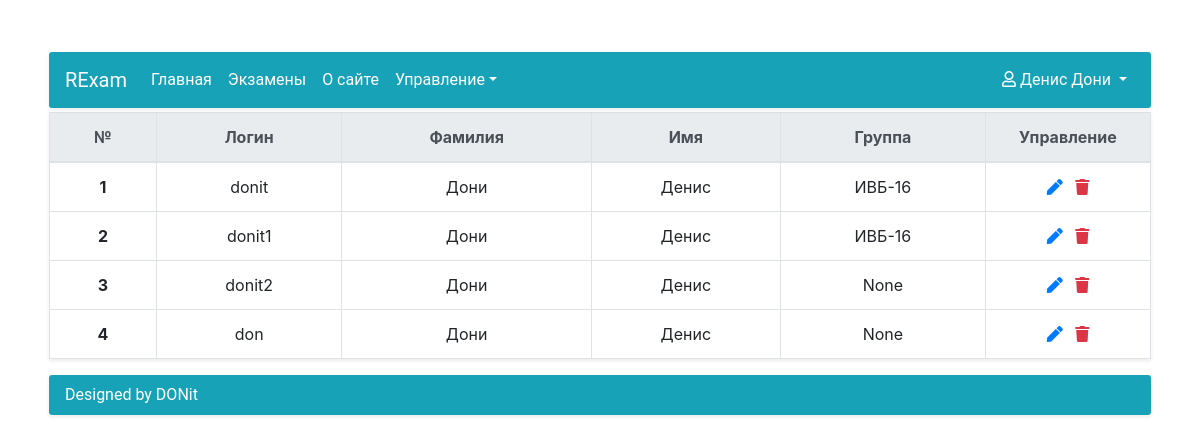
/account/user_list/ (signed in), run on an earlier commit of the app's database.
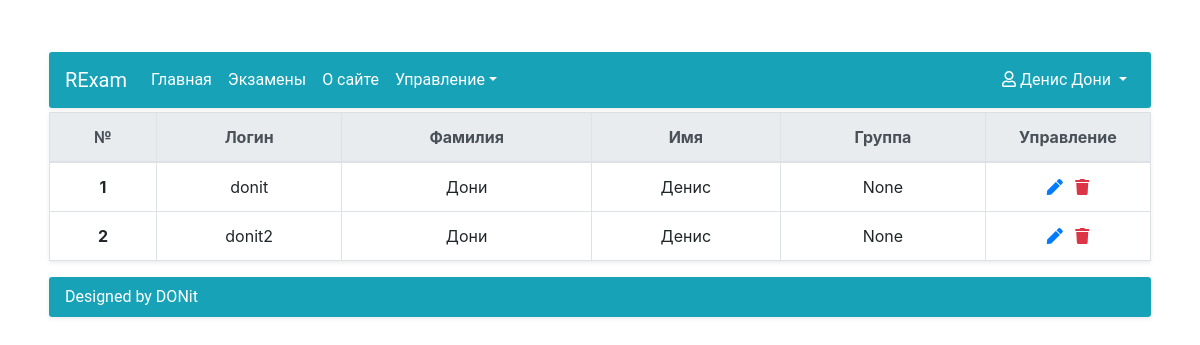
And on a later commit of the database.
### Accounts/models.py (models this page shows, shortened)
class UserAccount(AbstractUser):
    middle_name = models.CharField(max_length=20, blank=True, null=False, verbose_name=u'Отчество')
    study_group = models.ForeignKey(StudyGroup, on_delete=models.SET_NULL, null=True, blank=True)
    REQUIRED_FIELDS = ['email', 'first_name', 'last_name']
    class Meta:
        verbose_name = u'Пользователь'
        verbose_name_plural = u'Пользователи'
    def get_update_url(self):
        return reverse('ProfileUpdate', kwargs={'pk': self.id})
    def get_delete_url(self):
        return reverse('ProfileDelete', kwargs={'pk': self.id})

class StudyGroup(models.Model):
    group_name = models.CharField(max_length=10, blank=False, null=False, verbose_name=u'Имя группы')
    def __str__(self):
        return self.group_name
    class Meta:
        verbose_name = u'Учебная группа'
        verbose_name_plural = u'Учебные группы'

### Accounts/views.py (the view)
# urls.py: path('user_list/', UserList.as_view(), name='UserList'),
class UserList(PermissionRequiredMixin, ListView):
    model = UserAccount
    permission_required = 'Accounts.view_useraccount'
    template_name = 'Accounts/UserList.html'

### Accounts/templates/Accounts/UserList.html (shortened to what this page needs)
{% extends 'RExam/BaseContent.html' %}
{% load static %}
{% block content %}
    <div class="m-1">
        <table class="table table-bordered shadow-sm table-hover">
            <thead class="thead-light">
            <tr>
                <th style="text-align: center" scope="col">№</th>
                <th style="text-align: center" scope="col">Логин</th>
                <th style="text-align: center" scope="col">Фамилия</th>
                <th style="text-align: center" scope="col">Имя</th>
                <th style="text-align: center" scope="col">Группа</th>
                {% if perms.Accounts %}
                    <th style="width: 15%;text-align: center" scope="col">Управление</th>
                {% endif %}
            </tr>
            </thead>
            <tbody>
            {% for user in object_list %}
                <tr>
                    <th scope="row" class="text-center">{{ forloop.counter }}</th>
                    <td class="text-center"><a href="">{{ user.username }}</a></td>
                    <td class="text-center">{{ user.last_name }}</td>
                    <td class="text-center">{{ user.first_name }}</td>
                    <td class="text-center">{{ user.study_group }}</td>
                    <td class="text-center">
                        {% if perms.Accounts.change_useraccount %}
                            <a href="{{ user.get_update_url }}" class="text-primary mr-2">
                                <i class="fas fa-pen"></i>
                            </a>
                        {% endif %}
                        {% if perms.Accounts.delete_useraccount %}
                            <a class="text-danger" href="{{ user.get_delete_url }}"><i
                                    class="fa fa-trash" aria-hidden="true"></i></a>
                        {% endif %}
                    </td>
                </tr>
            {% empty %}
                <tr>
                    <th scope="row" class="text-center">1</th>
                    <td><p class="pl-3">Пользователи отсутствуют...</p></td>
                </tr>
            {% endfor %}
            </tbody>
        </table>
    </div>
{% endblock content %}

### RExam/templates/RExam/BaseContent.html (shortened to what this page needs)
{% extends 'RExam/base.html' %}
{% block body_start %}
    <div class="d-flex justify-content-center h-100">
        <div class="container mt-lg-5">
            <nav class="navbar navbar-expand-lg navbar-dark bg-info menu shadow-sm m-1">
                <a class="navbar-brand" href="{% url 'HomePage' %}">RExam</a>
                <div class="collapse navbar-collapse" id="navbarSupportedContent">
                    <ul class="navbar-nav mr-auto">
                        <li class="nav-item active">
                            <a class="nav-link" href="{% url 'HomePage' %}">Главная</a>
                        </li>
                        <li class="nav-item active">
                            <a class="nav-link" href="{% url 'ListExams' %}">Экзамены</a>
                        </li>
                        <li class="nav-item active">
                            <a class="nav-link" href="{% url 'AboutPage' %}">О сайте</a>
                        </li>
                        {% if user.is_staff %}
                            <li class="nav-item active dropdown">
                                <a class="nav-link dropdown-toggle active" href="#" id="navbarDropdown" role="button"
                                   data-toggle="dropdown" aria-haspopup="true" aria-expanded="false">Управление</a>
                            </li>
                        {% endif %}
                    </ul>
                    <ul class="nav navbar-nav navbar-right">
                        <li class="nav-item dropdown align-right">
                            <a class="nav-link dropdown-toggle active" href="#" id="navbarDropdown" role="button"
                               data-toggle="dropdown"
                               aria-haspopup="true" aria-expanded="false"><i class="far fa-user"></i>
                                {{ user.get_full_name }}
                            </a>
                        </li>
                    </ul>
                </div>
            </nav>
            {% block content %}{% endblock content %}
            <div class="footer shadow-sm m-1">
                <div class="footer-content bg-info">Designed by DONit</div>
            </div>
        </div>
    </div>
{% endblock body_start %}

### RExam/templates/RExam/base.html (shortened to what this page needs)
{% load static %}
{% load fontawesome_5 %}
<!DOCTYPE html>
<html lang="en">
<head>
    <link rel="stylesheet" href="{% static 'RExam/bootstrap/bootstrap.min.css' %}"/>
    <link rel="stylesheet" href="{% static 'RExam/style.css' %}"/>
    {% fontawesome_5_static %}
</head>
<body>
{% block body_start %}{% endblock body_start %}
</body>
</html>

### RExam/static/RExam/style.css (style rules this page uses)
html, body { height: 100%; margin: 0; padding: 0; }
body { background: #ffffff; }
.footer-content { font-family: Roboto, sans-serif; border-radius: 3px; color: white; padding: .5rem 1rem; }
.menu { font-family: Roboto, sans-serif; border-radius: 3px; }
table a { text-decoration: none; color: inherit; }

What changed in the data, as far as the page shows it:
removed UserAccount: username "donit1", last_name "Дони", first_name "Денис", study_group "ИВБ-16"
removed UserAccount: username "don", last_name "Дони", first_name "Денис", study_group "None"
changed UserAccount "donit": study_group "ИВБ-16" → "None"
